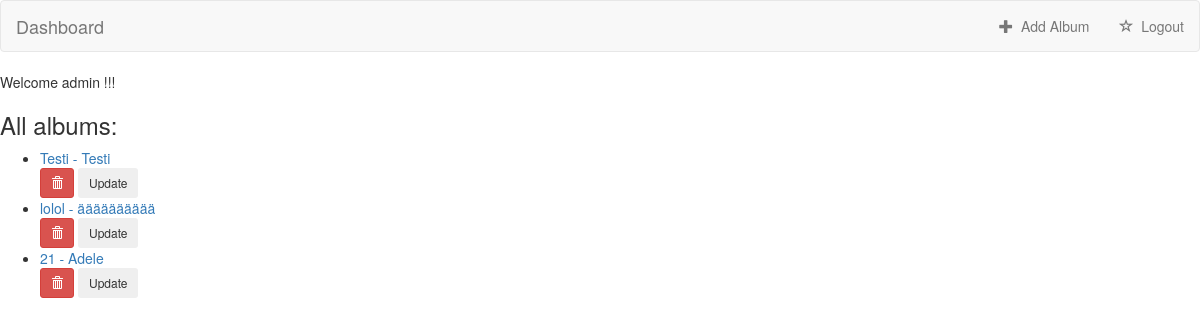
The page /music/ (signed in) on the database as committed earlier.
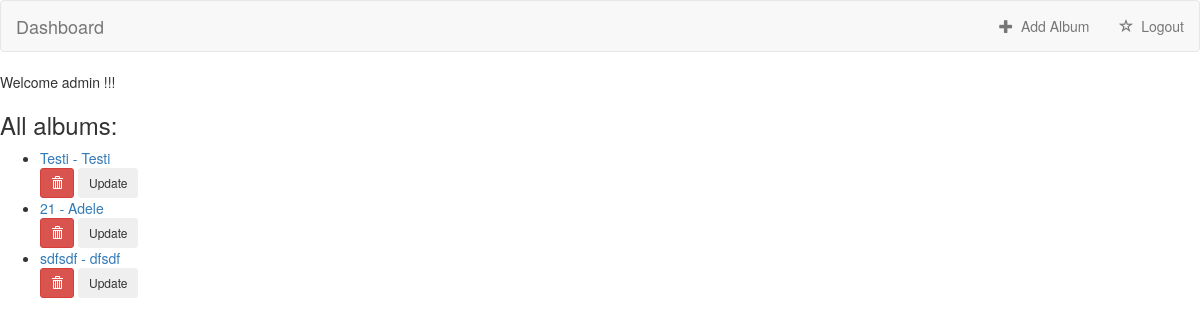
The same page on the database as committed later.
### music/models.py (models this page shows, shortened)
class Album(models.Model):
    artist = models.CharField(max_length=200)
    title = models.CharField(max_length=500)
    genre = models.CharField(max_length=100)

### music/views.py (the view)
class HomeView(generic.ListView):
    template_name = 'home.html'
    context_object_name = 'all_albums'
    def get_queryset(self):
        return Album.objects.all()

### templates/home.html (shortened to what this page needs)
{% extends 'base.html' %}
{% block body %}
{% if user.is_authenticated %}
    <p>Welcome {{ user.username }} !!!</p>
    {% if all_albums %}
    <h3>All albums:</h3>
    <ul>
      {% for album in all_albums %}
        <li><a href="{% url 'music:details' album.id %}">{{ album.title }} - {{ album.artist }}</a></li>
        <form action="{% url 'music:album-delete' album.id %}" method='post' style="display: inline;">
          <button type="submit" class="btn btn-danger btn-sm">
              <span class="glyphicon glyphicon-trash"></span>
          </button>
        </form>
        <form action="{% url 'music:album-update' album.id %}" style="display: inline;">
          <button type="Submit" class="btn btn-basic btn-sm">Update</button>
        </form>
      {% endfor %}
    </ul>
    {% else %}
      <h3>There are no albums</h3>
    {% endif %}
{% endif %}
{% endblock %}

Rows that differ between the two databases and show on the page:
removed Album: title "lolol", artist "ääääääääää"
added Album: title "sdfsdf", artist "dfsdf"
